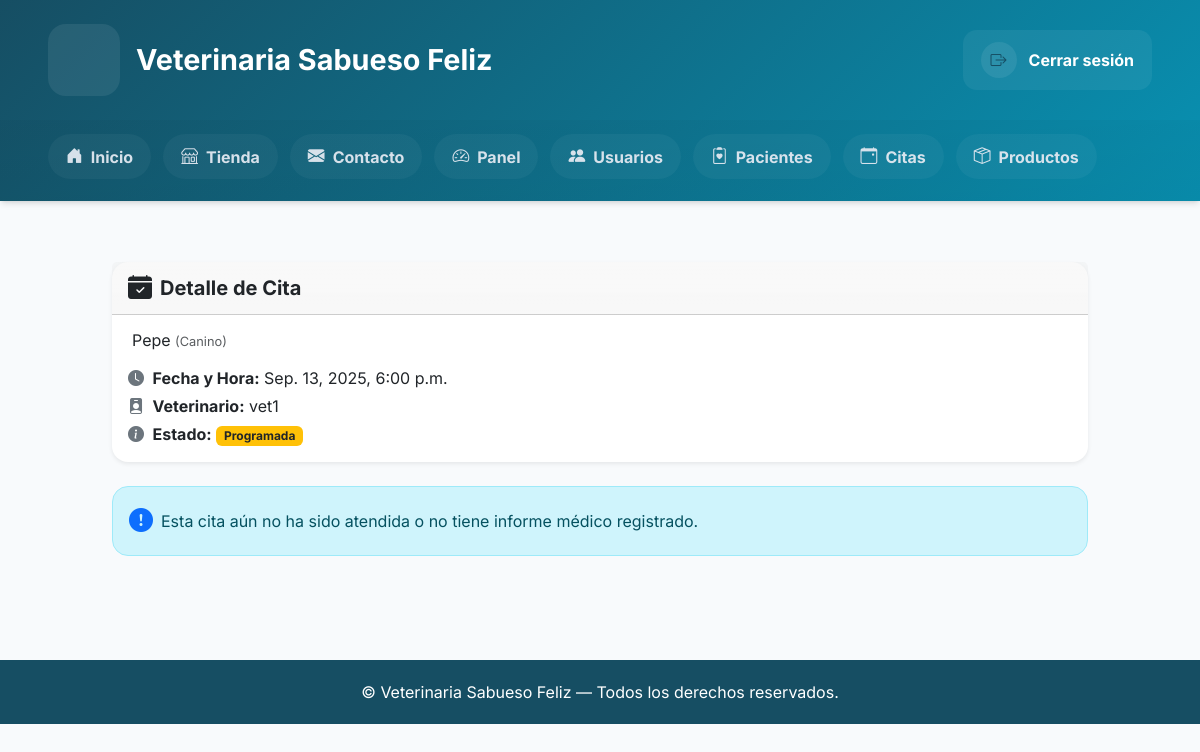
Page /cita/4/ (signed in) on the earlier database version.
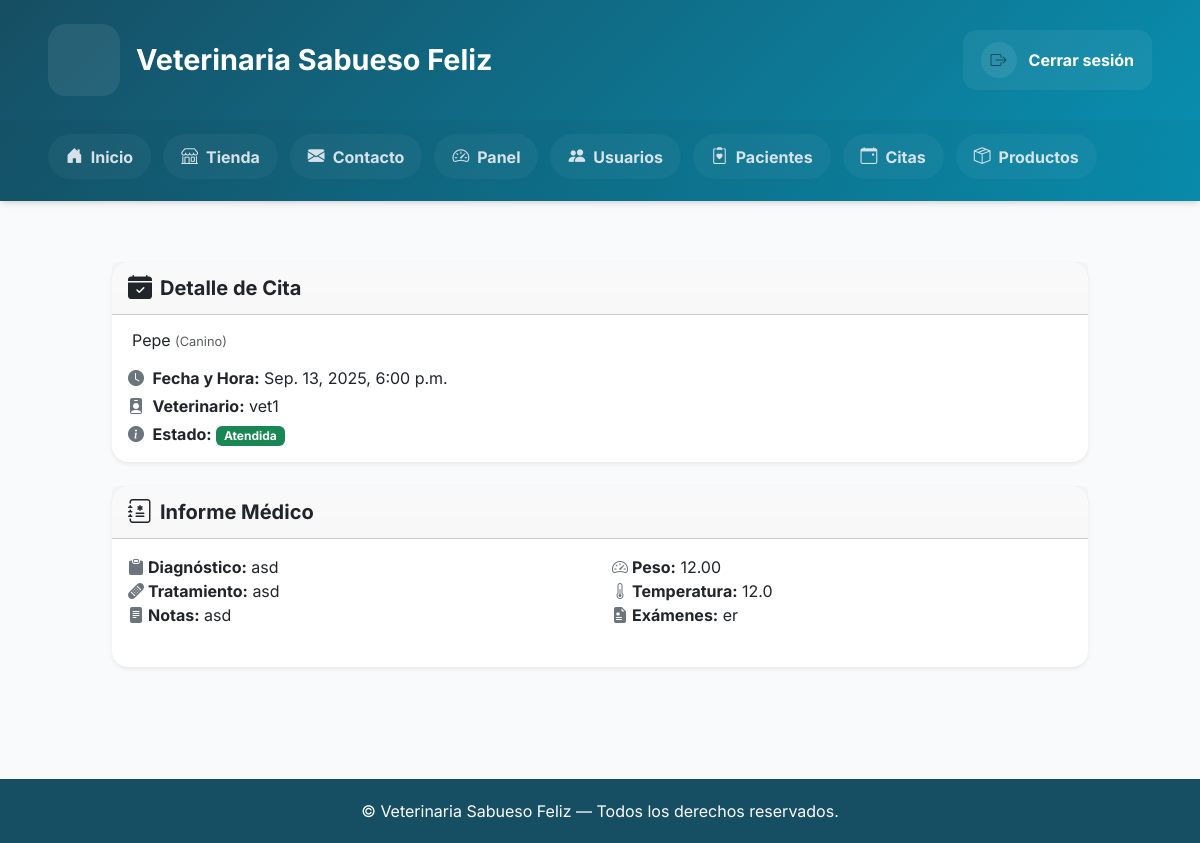
Same page on the later database version.
### Core/models.py (models this page shows, shortened)
class Cita(models.Model):
    ESTADOS = (
        ("pendiente", "Pendiente"),
        ("programada", "Programada"),
        ("atendida", "Atendida"),
        ("cancelada", "Cancelada"),
    )
    TIPOS = (
        ("consulta", "Consulta"),
        ("vacunacion", "Vacunación"),
        ("cirugia", "Cirugía"),
    )
    paciente = models.ForeignKey(Paciente, on_delete=models.CASCADE)
    veterinario = models.ForeignKey(
        User,
        limit_choices_to={"rol": "VET"},
        on_delete=models.SET_NULL,
        null=True,
        blank=True,
    )
    fecha_solicitada = models.DateField(default=timezone.now)
    fecha_hora = models.DateTimeField(blank=True, null=True)
    duracion = models.IntegerField(default=30)  # duración en minutos
    tipo = models.CharField(max_length=50, choices=TIPOS, default="consulta")
    estado = models.CharField(max_length=20, choices=ESTADOS, default="pendiente")
    notas = models.TextField(blank=True)

class Paciente(models.Model):
    nombre = models.CharField(max_length=100)
    especie = models.CharField(max_length=50)
    raza = models.CharField(max_length=50, blank=True)
    sexo = models.CharField(max_length=10)
    fecha_nacimiento = models.DateField()
    propietario = models.ForeignKey(Propietario, on_delete=models.CASCADE)
    vacunas = models.TextField(blank=True)
    alergias = models.TextField(blank=True)
    foto = models.ImageField(upload_to="pacientes/", blank=True, null=True)

class User(AbstractUser):
    ROLES = (
        ("ADMIN", "Administrador"),
        ("VET", "Veterinario"),
        ("ADMIN_OP", "Administrativo"),
        ("OWNER", "Propietario"),
    )
    rol = models.CharField(max_length=20, choices=ROLES)
    telefono = models.CharField(max_length=20, blank=True)
    direccion = models.CharField(max_length=200, blank=True)
    activo = models.BooleanField(default=True)
    avatar = models.ImageField(upload_to="avatars/", blank=True, null=True)
    especialidad = models.CharField(max_length=100, blank=True)  # para veterinarios

class HistorialMedico(models.Model):
    paciente = models.ForeignKey(Paciente, on_delete=models.CASCADE)
    veterinario = models.ForeignKey(User, limit_choices_to={"rol": "VET"}, on_delete=models.SET_NULL, null=True)
    fecha = models.DateTimeField(auto_now_add=True)
    diagnostico = models.TextField()
    tratamiento = models.TextField()
    notas = models.TextField(blank=True)
    peso = models.DecimalField(max_digits=5, decimal_places=2, blank=True, null=True)
    temperatura = models.DecimalField(max_digits=4, decimal_places=1, blank=True, null=True)
    examenes = models.TextField(blank=True)
    imagenes = models.ImageField(upload_to="historial_medico/", blank=True, null=True)
    proximo_control = models.DateField(blank=True, null=True)
    sin_proximo_control = models.BooleanField(default=False)
    cita = models.OneToOneField(
        "Cita",
        on_delete=models.SET_NULL,
        null=True,
        blank=True,
        related_name="historial_medico",
    )

### Core/views.py (the view)
# urls.py: path('cita/<int:cita_id>/', views.detalle_cita, name='detalle_cita'),
@login_required
def detalle_cita(request, cita_id):
    cita = get_object_or_404(
        Cita.objects.select_related(
            "paciente",
            "paciente__propietario__user",
            "veterinario",
            "historial_medico",
        ),
        id=cita_id,
    )
    if request.user.rol == "OWNER" and cita.paciente.propietario.user != request.user:
        messages.error(request, "No tienes permiso para ver esta cita.")
        return redirect("dashboard")
    fecha_cita = cita.fecha_hora
    if fecha_cita:
        if timezone.is_aware(fecha_cita):
            fecha_cita = timezone.localtime(fecha_cita)
    else:
        fecha_cita = datetime.combine(cita.fecha_solicitada, time.min)
        if timezone.is_naive(fecha_cita):
            fecha_cita = timezone.make_aware(
                fecha_cita, timezone.get_current_timezone()
            )
    historial = getattr(cita, "historial_medico", None)
    if not historial and fecha_cita:
        historial = (
            HistorialMedico.objects.filter(
                paciente=cita.paciente,
                cita__isnull=True,
                fecha__date=fecha_cita.date(),
            )
            .order_by("-fecha")
            .first()
        )
    informe_directo = bool(historial and getattr(historial, "cita_id", None) == cita.id)
    return render(
        request,
        "core/detalle_cita.html",
        {"cita": cita, "historial": historial, "informe_directo": informe_directo},
    )

### Core/templates/core/detalle_cita.html (shortened to what this page needs)
{% extends "core/base.html" %}
{% block content %}
<div class="container py-5">
    <div class="card mb-4 shadow-sm rounded-4 border-0" style="border-left: 6px solid #4e54c8;">
        <div class="card-header bg-gradient fw-bold d-flex align-items-center">
            <i class="bi bi-calendar-check-fill me-2 text-dark fs-4"></i>
            <span class="text-dark fs-5">Detalle de Cita</span>
        </div>
        <div class="card-body">
            <h5 class="card-title mb-3 text-dark">
                {{ cita.paciente.nombre }} <small class="text-muted">({{ cita.paciente.especie }})</small>
            </h5>
            <p class="mb-1 text-dark"><i class="bi bi-clock-fill me-1 text-secondary"></i> <strong>Fecha y Hora:</strong>
                {% if cita.fecha_hora %}
                    {{ cita.fecha_hora|date:"M. d, Y, g:i a" }}
                {% else %}
                    {{ cita.fecha_solicitada|date:"M. d, Y" }} (sin horario confirmado)
                {% endif %}
            </p>
            <p class="mb-1 text-dark"><i class="bi bi-person-badge-fill me-1 text-secondary"></i> <strong>Veterinario:</strong> {% if cita.veterinario %}{{ cita.veterinario.username }}{% else %}<span class="text-muted fst-italic">Sin asignar</span>{% endif %}</p>
            <p class="mb-0 text-dark"><i class="bi bi-info-circle-fill me-1 text-secondary"></i> <strong>Estado:</strong>
                {% if cita.estado == "atendida" %}
                    <span class="badge bg-success">{{ cita.estado|capfirst }}</span>
                {% elif cita.estado == "programada" %}
                    <span class="badge bg-warning text-dark">{{ cita.estado|capfirst }}</span>
                {% else %}
                    <span class="badge bg-secondary">{{ cita.estado|capfirst }}</span>
                {% endif %}
            </p>
        </div>
    </div>
    {% if historial %}
    <div class="card shadow-sm rounded-4 mb-4 border-0" style="border-left: 6px solid #34ace0;">
        <div class="card-header bg-gradient fw-bold d-flex align-items-center">
            <i class="bi bi-journal-medical me-2 text-dark fs-4"></i>
            <span class="text-dark fs-5">Informe Médico</span>
        </div>
        <div class="card-body">
            <div class="row mb-3">
                <div class="col-md-6 mb-2">
                    <p class="text-dark"><i class="bi bi-clipboard-fill me-1 text-secondary"></i><strong>Diagnóstico:</strong> {{ historial.diagnostico }}</p>
                    <p class="text-dark"><i class="bi bi-bandaid-fill me-1 text-secondary"></i><strong>Tratamiento:</strong> {{ historial.tratamiento }}</p>
                    <p class="text-dark"><i class="bi bi-file-text-fill me-1 text-secondary"></i><strong>Notas:</strong> {{ historial.notas|default:"-" }}</p>
                </div>
                <div class="col-md-6 mb-2">
                    <p class="text-dark"><i class="bi bi-speedometer2 me-1 text-secondary"></i><strong>Peso:</strong> {{ historial.peso|default:"-" }}</p>
                    <p class="text-dark"><i class="bi bi-thermometer-half me-1 text-secondary"></i><strong>Temperatura:</strong> {{ historial.temperatura|default:"-" }}</p>
                    <p class="text-dark"><i class="bi bi-file-earmark-medical-fill me-1 text-secondary"></i><strong>Exámenes:</strong> {{ historial.examenes|default:"-" }}</p>
                </div>
            </div>
        </div>
    </div>
    {% else %}
    <div class="alert alert-info rounded-4 d-flex align-items-center" role="alert">
        <i class="bi bi-exclamation-circle-fill me-2 fs-4 text-primary"></i>
        <div>Esta cita aún no ha sido atendida o no tiene informe médico registrado.</div>
    </div>
    {% endif %}
</div>
{% endblock %}

### Core/templates/core/base.html (shortened to what this page needs)
<!DOCTYPE html>
<html lang="es">
<head>
    <link href="https://cdn.jsdelivr.net/npm/bootstrap@5.3.2/dist/css/bootstrap.min.css" rel="stylesheet">
    <link href="https://cdn.jsdelivr.net/npm/bootstrap-icons@1.11.1/font/bootstrap-icons.css" rel="stylesheet">
    <script src="https://cdn.tailwindcss.com"></script>
</head>
<body>
<header class="gradient-bg shadow-md">
    <div class="header-top container-fluid d-flex justify-content-between align-items-center px-5 py-4">
        <div class="brand d-flex align-items-center gap-3">
            <div class="brand-icon" aria-hidden="true">
            </div>
            <div class="brand-title">Veterinaria Sabueso Feliz</div>
        </div>
        <div class="d-flex align-items-center gap-2">
            {% if request.user.is_authenticated %}
                <a href="{% url 'logout' %}" class="logout-box">
                    <i class="bi bi-box-arrow-right"></i>
                    <span>Cerrar sesión</span>
                </a>
            {% endif %}
        </div>
    </div>
    <div class="header-bottom container-fluid">
        <nav class="nav">
            <a href="{% url 'landing' %}" class="{% if request.path == '/' %}active{% endif %}"><i class="bi bi-house-door-fill"></i>Inicio</a>
            <a href="{% url 'tienda' %}" class="{% if request.path == '/tienda/' %}active{% endif %}"><i class="bi bi-shop"></i>Tienda</a>
            <a href="{% url 'contacto' %}" class="{% if request.path == '/contacto/' %}active{% endif %}"><i class="bi bi-envelope-fill"></i>Contacto</a>
            <a href="{% url 'dashboard' %}" class="{% if '/dashboard' in request.path %}active{% endif %}"><i class="bi bi-speedometer2"></i>Panel</a>
            {% if request.user.is_authenticated %}
                {% if request.user.rol == "OWNER" %}
                    <a href="{% url 'mis_mascotas' %}" class="{% if '/mis_mascotas' in request.path %}active{% endif %}"><i class="bi bi-paw"></i>Mis Mascotas</a>
                    <a href="{% url 'calendario_vacunas' %}" class="{% if '/calendario' in request.path %}active{% endif %}"><i class="bi bi-calendar-heart"></i>Calendario de vacunas</a>
                    <a href="{% url 'mis_citas' %}" class="{% if '/mis_citas' in request.path %}active{% endif %}"><i class="bi bi-calendar-event"></i>Mis Citas</a>
                    <a href="{% url 'agendar_cita' %}" class="{% if '/agendar' in request.path %}active{% endif %}"><i class="bi bi-calendar-plus"></i>Agendar Cita</a>
                {% elif request.user.rol == "ADMIN" or request.user.rol == "ADMIN_OP" %}
                    <a href="{% url 'listar_usuarios' %}" class="{% if '/listar_usuarios' in request.path %}active{% endif %}"><i class="bi bi-people-fill"></i>Usuarios</a>
                    <a href="{% url 'listar_pacientes' %}" class="{% if '/listar_pacientes' in request.path %}active{% endif %}"><i class="bi bi-clipboard2-heart"></i>Pacientes</a>
                    <a href="{% url 'mis_citas' %}" class="{% if '/mis_citas' in request.path %}active{% endif %}"><i class="bi bi-calendar-event"></i>Citas</a>
                    {% if request.user.rol == "ADMIN" %}
                        <a href="{% url 'admin_productos_list' %}" class="{% if '/admin_productos' in request.path %}active{% endif %}"><i class="bi bi-box-seam"></i>Productos</a>
                    {% endif %}
                {% endif %}
            {% endif %}
        </nav>
    </div>
</header>
<main class="container my-4">
    {% block content %}{% endblock %}
</main>
<footer class="footer">
    &copy; {{ now|date:"Y" }} Veterinaria Sabueso Feliz — Todos los derechos reservados.
</footer>
</body>
</html>

### Core/templates/core/base.html (style rules this page uses)
:root { --primary: #164e63; --primary-light: #0891b2; --accent: #06b6d4; --text-light: #f8fafc; }
body { font-family: 'Inter', sans-serif; background-color: var(--text-light); margin: 0; padding-top: 190px; }
.gradient-bg { background: linear-gradient(135deg, var(--primary) 0%, var(--primary-light) 100%); }
header { position: fixed; top:0; left:0; right:0; z-index:1100; }
.brand-icon { width:72px; height:72px; border-radius:18px; background: rgba(255,255,255,0.08); display:flex; align-items:center; justify-content:center; flex-shrink:0; }
.brand-title { font-size:1.8rem; font-weight:700; color:#fff; }
.logout-box { display:inline-flex; align-items:center; gap:0.75rem; padding:12px 18px; border-radius:14px; background: rgba(255,255,255,0.06); color:#fff; font-weight:700; text-decoration:none; transition: all .22s ease; }
.logout-box i { background: rgba(255,255,255,0.08); width:36px; height:36px; border-radius:50%; display:flex; align-items:center; justify-content:center; color: var(--primary); }
.header-bottom { padding:14px 48px 22px; background: linear-gradient(180deg, rgba(0,0,0,0.03), rgba(0,0,0,0.05)); }
.header-bottom .nav { display:flex; gap:12px; align-items:center; flex-wrap:wrap; justify-content:flex-start; }
.header-bottom .nav a { display:flex; align-items:center; gap:8px; color: rgba(226,232,240,0.95); font-weight:700; padding:10px 18px; border-radius:999px; text-decoration:none; background: rgba(255,255,255,0.04); transition: all .18s ease; }
.header-bottom .nav a i { font-size:1.05rem; }
.footer { background: var(--primary); color: #fff; text-align:center; padding:20px 0; margin-top:40px; }
.card { border-radius:12px; }

Differences in the rows shown:
changed Cita "Pepe": estado "Programada" → "Atendida"
added HistorialMedico: diagnostico "asd", tratamiento "asd", notas "asd", peso "12.00", temperatura "12.0", examenes "er"
Other differences:
text no longer shown: "Esta cita aún no ha sido atendida o no tiene informe médico registrado."
text now shown: "Informe Médico Diagnóstico: Tratamiento: Notas: Peso: Temperatura: Exámenes:"
